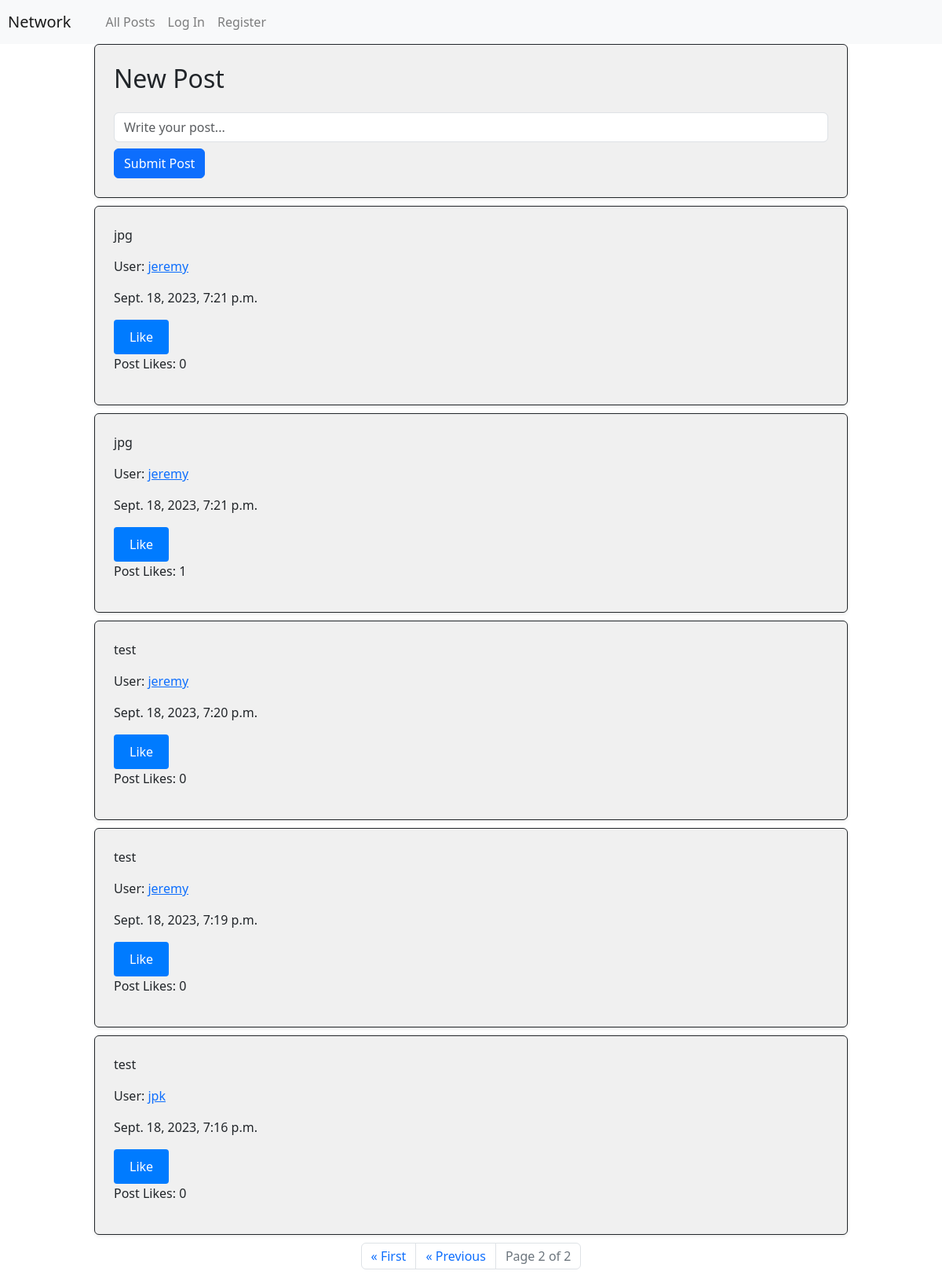
Screenshot of /?page=2 with the database file from the repository.
### network/models.py (models this page shows, shortened)
class Post(models.Model):
    user = models.ForeignKey(User, on_delete=models.CASCADE)
    text = models.TextField(verbose_name="Post Text")
    timeStamp = models.DateTimeField(auto_now_add=True)
    likeCount = models.IntegerField(blank=True, null=True)

class User(AbstractUser):
    pass

### network/views.py (the view)
# urls.py: path("", views.index, name="index"),
def index(request):
    allPost = Post.objects.all().order_by('-timeStamp')
    paginator = Paginator(allPost, 10)
    page_number = request.GET.get('page')
    page_obj = paginator.get_page(page_number)
    has_previous_page = page_obj.has_previous
    userLikes = PostLike.objects.filter(user=request.user.id, currentLike=True)
    userLikesPostId = []
    for likes in userLikes:
            likeId = likes.post
            userLikesPostId.append(likeId)
    return render(request, "network/index.html", {
        "allPost": allPost,
        "page_obj": page_obj,
        "has_previous_page": has_previous_page,
        "userLikes": userLikesPostId
    })

### network/templates/network/index.html (shortened to what this page needs)
{% extends "network/layout.html" %}
{% load static %}
{% block body %}
    <div id="newPost" class="border border-dark p-4 rounded shadow-sm" style="width: 80%; margin: 0 auto; background-color: #f0f0f0;">
        <form method="post" action="{% url 'post' %}">
            <h2 class="mb-4">New Post</h2>
            <div class="d-flex flex-column align-items-center">
                <input id="newPostBox" class="form-control mb-2" type="text" name="newPostBox" placeholder="Write your post...">
                <button type="submit" id="newPostSubmit" style="align-self: flex-start;" class="btn btn-primary">Submit Post</button>
            </div>
        </form>
    </div>
    {% for post in page_obj %}
    <div id="postPage" class="border border-dark p-4 rounded shadow-sm" style="width: 80%; margin: 10px auto; background-color: #f0f0f0; padding: 10px;">
        <p>{{ post.text }}</p>
        <p>User: <a href="{% url 'user' post.user.id %}">{{ post.user.username }}</a></p>
        <p>{{ post.timeStamp }}</p>
        <button type="submit" id="postLike" class="post-like-button" data-post-id="{{ post.id }}" data-user-id="{{ post.user.id }}">
            {% if post in userLikes %}
                Unlike
            {% else %}
                Like
            {% endif %}
        </button>
        <p id="postLikeCount-{{ post.id }}">Post Likes: {% if post.likeCount == None %}
            0
        {% else %}
            {{ post.likeCount }}
        {% endif %}</p>
    </div>
    {% endfor %}
    <nav aria-label="Page navigation">
        <ul class="pagination justify-content-center">
            {% if has_previous_page %}
                <li class="page-item">
                    <a class="page-link" href="?page=1" aria-label="First">
                        <span aria-hidden="true">&laquo; First</span>
                    </a>
                </li>
                <li class="page-item">
                    <a class="page-link" href="?page={{ page_obj.previous_page_number }}" aria-label="Previous">
                        <span aria-hidden="true">&laquo; Previous</span>
                    </a>
                </li>
            {% endif %}
            <li class="page-item disabled">
                <span class="page-link">Page {{ page_obj.number }} of {{ page_obj.paginator.num_pages }}</span>
            </li>
        </ul>
    </nav>
{% endblock %}

### network/static/network/styles.css (style rules this page uses)
button { padding: 10px 20px; background-color: #007bff; color: #fff; border: none; border-radius: 4px; cursor: pointer; }

### rows the page displays
Post: text "jpg", user.username "jeremy", timeStamp "Sept. 18, 2023, 7:21 p.m."
Post: text "jpg", user.username "jeremy", timeStamp "Sept. 18, 2023, 7:21 p.m.", likeCount "1"
Post: text "test", user.username "jeremy", timeStamp "Sept. 18, 2023, 7:20 p.m."
Post: text "test", user.username "jeremy", timeStamp "Sept. 18, 2023, 7:19 p.m."
Post: text "test", user.username "jpk", timeStamp "Sept. 18, 2023, 7:16 p.m."

### other values shown
{{ page_obj.number }} "2"
{{ page_obj.paginator.num_pages }} "2"
